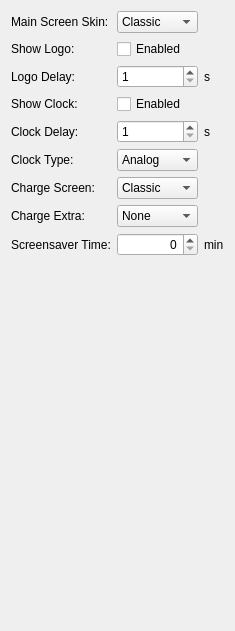
          <widget class="QWidget" name="tab_18">
           <attribute name="title">
            <string>Appearance</string>
           </attribute>
           <layout class="QVBoxLayout" name="verticalLayout_16">
            <item>
             <layout class="QGridLayout" name="gridLayout_20">
              <item row="3" column="0">
               <widget class="QLabel" name="label_89">
                <property name="text">
                 <string>Show Clock:</string>
                </property>
               </widget>
              </item>
              <item row="8" column="1">
               <widget class="QSpinBox" name="screenSaverTimeSpin">
                <property name="alignment">
                 <set>Qt::AlignRight|Qt::AlignTrailing|Qt::AlignVCenter</set>
                </property>
                <property name="maximum">
                 <number>30</number>
                </property>
               </widget>
              </item>
              <item row="8" column="2">
               <widget class="QLabel" name="label_35">
                <property name="text">
                 <string>min</string>
                </property>
               </widget>
              </item>
              <item row="8" column="0">
               <widget class="QLabel" name="label_26">
                <property name="text">
                 <string>Screensaver Time:</string>
                </property>
               </widget>
              </item>
              <item row="6" column="0">
               <widget class="QLabel" name="label_28">
                <property name="text">
                 <string>Charge Screen:</string>
                </property>
               </widget>
              </item>
              <item row="6" column="1">
               <widget class="QComboBox" name="screenChargeScreenCombo">
                <item>
                 <property name="text">
                  <string>Classic</string>
                 </property>
                </item>
                <item>
                 <property name="text">
                  <string>Extended</string>
                 </property>
                </item>
               </widget>
              </item>
              <item row="0" column="0">
               <widget class="QLabel" name="label_92">
                <property name="text">
                 <string>Main Screen Skin:</string>
                </property>
               </widget>
              </item>
              <item row="4" column="0">
               <widget class="QLabel" name="label_29">
                <property name="text">
                 <string>Clock Delay:</string>
                </property>
               </widget>
              </item>
              <item row="1" column="0">
               <widget class="QLabel" name="label_91">
                <property name="text">
                 <string>Show Logo:</string>
                </property>
               </widget>
              </item>
              <item row="5" column="0">
               <widget class="QLabel" name="label_27">
                <property name="text">
                 <string>Clock Type:</string>
                </property>
               </widget>
              </item>
              <item row="2" column="0">
               <widget class="QLabel" name="label_90">
                <property name="text">
                 <string>Logo Delay:</string>
                </property>
               </widget>
              </item>
              <item row="7" column="0">
               <widget class="QLabel" name="label_93">
                <property name="text">
                 <string>Charge Extra:</string>
                </property>
               </widget>
              </item>
              <item row="0" column="1">
               <widget class="QComboBox" name="screenSkinCombo">
                <item>
                 <property name="text">
                  <string>Classic</string>
                 </property>
                </item>
                <item>
                 <property name="text">
                  <string>Circle</string>
                 </property>
                </item>
                <item>
                 <property name="text">
                  <string>Foxy</string>
                 </property>
                </item>
               </widget>
              </item>
              <item row="5" column="1">
               <widget class="QComboBox" name="screenClockTypeCombo">
                <item>
                 <property name="text">
                  <string>Analog</string>
                 </property>
                </item>
                <item>
                 <property name="text">
                  <string>Digital</string>
                 </property>
                </item>
               </widget>
              </item>
              <item row="4" column="1">
               <widget class="QSpinBox" name="screenClockDelaySpin">
                <property name="minimum">
                 <number>1</number>
                </property>
                <property name="maximum">
                 <number>60</number>
                </property>
               </widget>
              </item>
              <item row="2" column="1">
               <widget class="QSpinBox" name="screenLogoDelaySpin">
                <property name="minimum">
                 <number>1</number>
                </property>
                <property name="maximum">
                 <number>60</number>
                </property>
               </widget>
              </item>
              <item row="3" column="1">
               <widget class="QCheckBox" name="screenShowClockCheck">
                <property name="text">
                 <string>Enabled</string>
                </property>
               </widget>
              </item>
              <item row="1" column="1">
               <widget class="QCheckBox" name="screenShowLogoCheck">
                <property name="text">
                 <string>Enabled</string>
                </property>
               </widget>
              </item>
              <item row="7" column="1">
               <widget class="QComboBox" name="screenChargeExtraCombo">
                <item>
                 <property name="text">
                  <string>None</string>
                 </property>
                </item>
                <item>
                 <property name="text">
                  <string>Clock A</string>
                 </property>
                </item>
                <item>
                 <property name="text">
                  <string>Clock D</string>
                 </property>
                </item>
                <item>
                 <property name="text">
                  <string>Logo</string>
                 </property>
                </item>
               </widget>
              </item>
              <item row="4" column="2">
               <widget class="QLabel" name="label_94">
                <property name="text">
                 <string>s</string>
                </property>
               </widget>
              </item>
              <item row="2" column="2">
               <widget class="QLabel" name="label_95">
                <property name="text">
                 <string>s</string>
                </property>
               </widget>
              </item>
             </layout>
            </item>
            <item>
             <spacer name="verticalSpacer_14">
              <property name="orientation">
               <enum>Qt::Vertical</enum>
              </property>
              <property name="sizeHint" stdset="0">
               <size>
                <width>20</width>
                <height>364</height>
               </size>
              </property>
             </spacer>
            </item>
           </layout>
          </widget>
